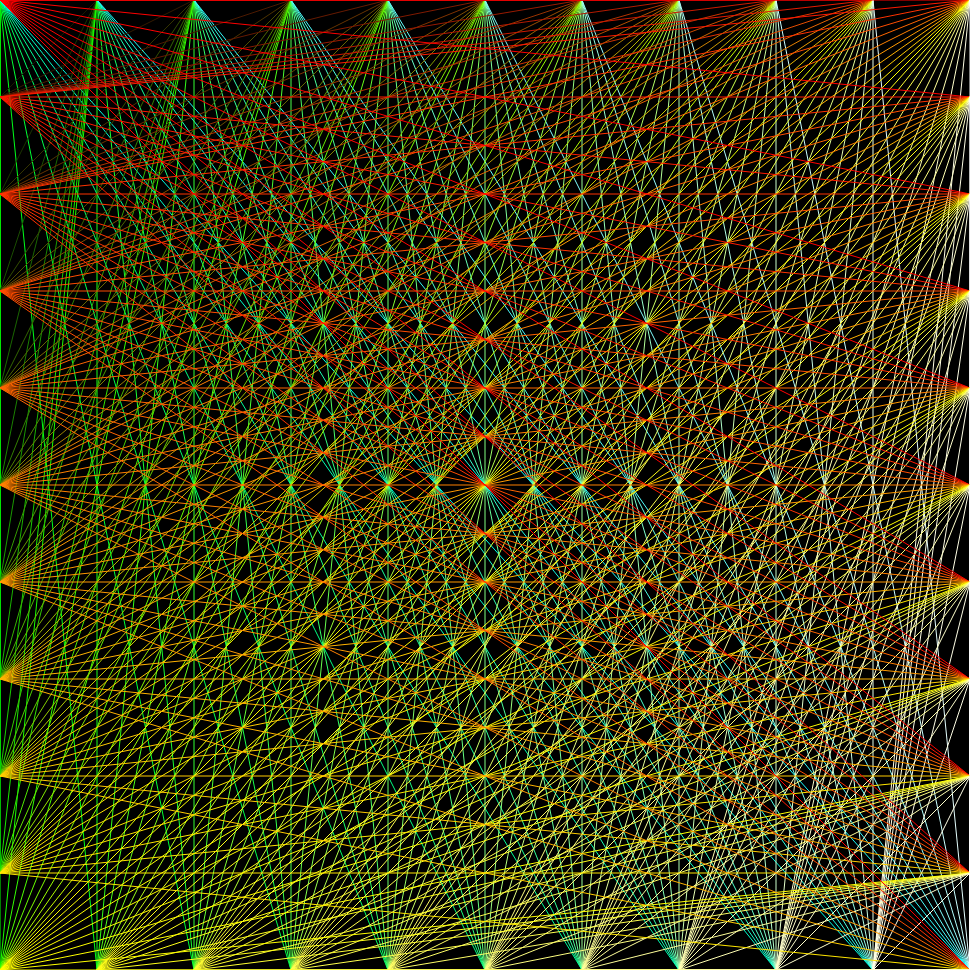
Frame 1 (no input)
Frame 60 (no input): identical to frame 1, image omitted
Frame 120 (the mouse pressed at the canvas centre since frame 60): identical to frame 1, image omitted

The p5.js sketch that drew this single still picture (run headless with seeded random() and noise() and a simulated clock; from frame 60 on, the mouse is pressed at the canvas centre):

// p5.js sketch
// ── sketch.js

let incrSlider;

function setup() {
  const size = Math.min(windowWidth, windowHeight) - 30;
  createCanvas(size, size);
  
  incrSlider = createSlider(1, 40, 10, 0.01);
  incrSlider.position(5, height+5);
  incrSlider.style('width', `${width-10}px`);
   
}

function draw() {
  const incr = height/incrSlider.value();
  background(0);
  for (let i = 0; i < width*2+1; i+=incr) {
    for (let j = 0; j < height*2+1; j+=incr) {
      // stroke(j/height*255, i/width*255, 255-j/height*255);
      
      let x1 = i < width+1 ? i : width;
      let y1 = i < width+1 ? 0 : i-width;
      
      let x2 = j < height+1 ? 0 : j-height;
      let y2 = j < height+1 ? j : height;
      
      stroke(x1/width*255, y2/height*255, x2/width*255);
      
      line(x1, y1, x2, y2);
    }
  }
}
